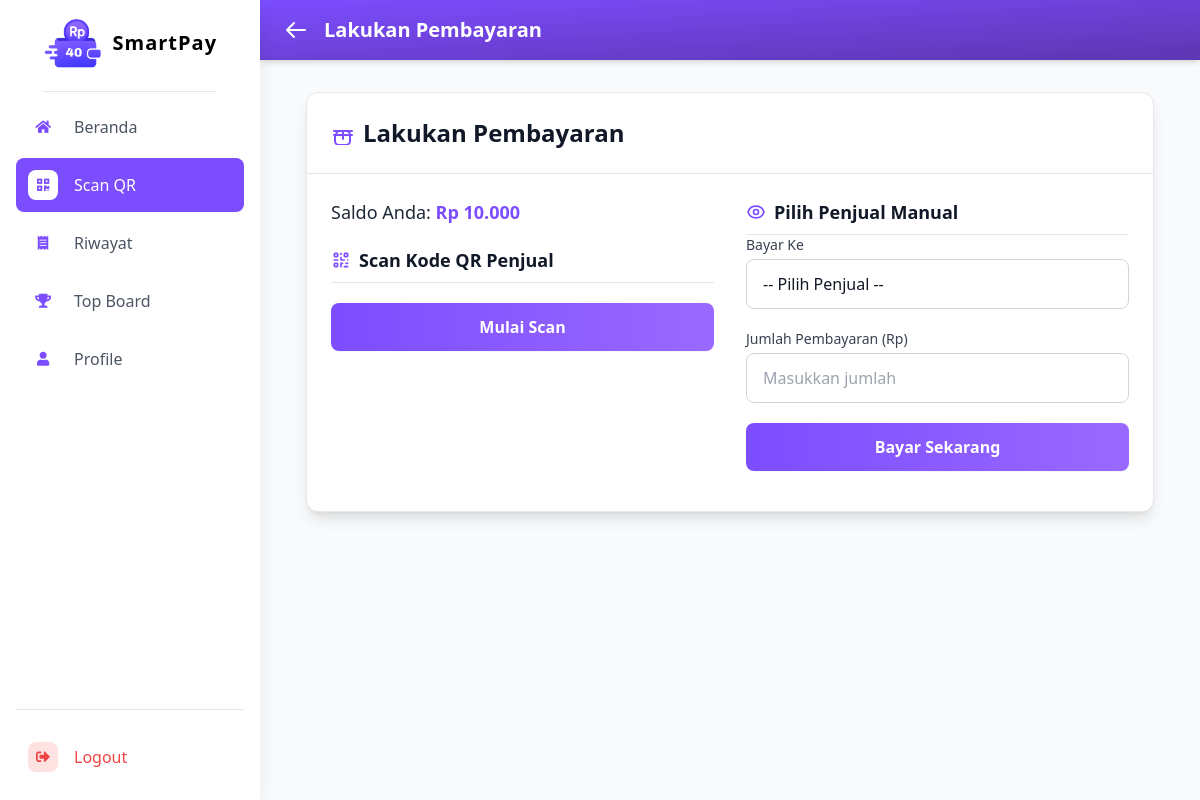
The page /pay_vendor (signed in) on the database as committed earlier.
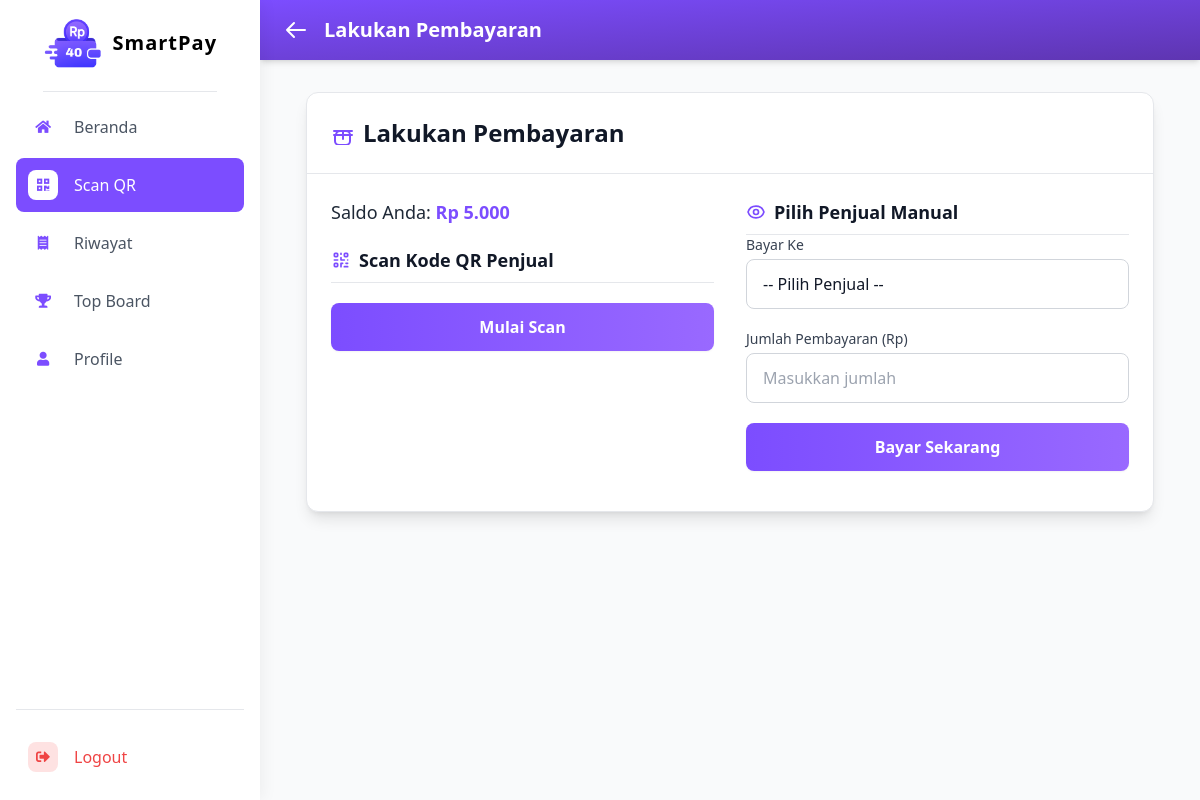
The same page on the database as committed later.
### app.py (models this page shows, shortened)
class User(db.Model, UserMixin):
    id = db.Column(db.Integer, primary_key=True)
    username = db.Column(db.String(80), unique=True, nullable=False)
    password_hash = db.Column(db.String(128), nullable=False)
    role = db.Column(db.String(10), nullable=False)
    balance = db.Column(db.Float, nullable=False, default=0.0)
    profile_pic_filename = db.Column(db.String(100), nullable=True, default=None)
    kelas = db.Column(db.String(5), nullable=True)
    jurusan = db.Column(db.String(10), nullable=True)
    plain_password = db.Column(db.String(128))
    is_active = db.Column(db.Boolean, nullable=False, default=True)
    active_border_id = db.Column(db.Integer, db.ForeignKey('border.id'), nullable=True)
    active_border = db.relationship('Border', backref=db.backref('users', lazy=True))
    pin_transfer = db.Column(db.String(6), nullable=True)
    credential_id = db.Column(db.String(255), nullable=True)  # Untuk WebAuthn
    webauthn_enabled = db.Column(db.Boolean, default=False)   # Status fitur WebAuthn
    email = db.Column(db.String(255), nullable=True)
    email_verified = db.Column(db.Boolean, default=False)

### app.py (the view, shortened to what this page needs)
@app.route('/pay_vendor', methods=['GET', 'POST'])
@login_required
def pay_vendor():
    if current_user.role != 'siswa':
        logger.warning(
            f"Unauthorized access to /pay_vendor by user {current_user.username}, role: {current_user.role}")
        flash("Hanya siswa yang dapat mengakses halaman pembayaran.", "danger")
        return redirect(url_for('dashboard'))
    ok, msg = ensure_app_unlocked()
    if not ok:
        flash(msg, 'warning')
        return redirect(url_for('dashboard'))
    vendors = User.query.filter_by(
        role='penjual', is_active=True).order_by(User.username).all()
    logger.debug(
        f"Rendering /siswa/pay_vendor.html with {len(vendors)} vendors")
    return render_template('/siswa/pay_vendor.html', vendors=vendors, active_page='pay_vendor')

### app.py (called while the page is built)
def format_rupiah(value):
    try:
        val = float(value)
        if abs(val - round(val)) < 0.0001:
            formatted_value = f"{round(val):,}".replace(",", ".")
        else:
            us_formatted = "{:,.2f}".format(val)
            id_formatted = us_formatted.replace(",", "TEMP_SEP").replace(
                ".", ",").replace("TEMP_SEP", ".")
            formatted_value = id_formatted
        return "Rp " + formatted_value
    except (ValueError, TypeError, OverflowError):
        return "Rp -"  # Tampilkan strip atau format default lain

@login_manager.user_loader
def load_user(user_id):
    return User.query.get(int(user_id))

def get_app_config():
    cfg = AppConfig.query.first()
    if not cfg:
        cfg = AppConfig(app_locked=False, lock_message='Belum jam istirahat')
        db.session.add(cfg)
        db.session.commit()
    return cfg

@app.context_processor
def inject_app_lock():
    cfg = None
    try:
        cfg = get_app_config()
    except Exception:
        cfg = None
    return {
        'app_locked': cfg.app_locked if cfg else False,
        'app_lock_message': cfg.lock_message if cfg else 'Layanan terkunci'
    }

### templates/siswa/pay_vendor.html (shortened to what this page needs)
{% extends 'base_siswa.html' %}
{% block content %}
<div class="min-h-screen bg-gray-50 text-gray-900">
  <header class="bg-gradient-to-br from-[#7c4dff] to-[#5e35b1] text-white sticky top-0 z-50 shadow-md">
    <div class="container mx-auto px-6 py-4 flex items-center">
      <a href="{{ url_for('dashboard') }}" class="text-white text-2xl mr-4 hover:scale-105 transition-transform" title="Kembali ke Dashboard">
        <svg class="w-6 h-6" fill="none" stroke="currentColor" viewBox="0 0 24 24">
          <path stroke-linecap="round" stroke-linejoin="round" stroke-width="2" d="M10 19l-7-7m0 0l7-7m-7 7h18" />
        </svg>
      </a>
      <h1 class="text-xl font-semibold">Lakukan Pembayaran</h1>
    </div>
  </header>
  <main class="container mx-auto px-6 py-8 max-w-4xl">
    <div class="bg-white rounded-xl shadow-lg border border-gray-200 overflow-hidden transition-transform hover:-translate-y-1 duration-300">
      <div class="p-6 border-b border-gray-200">
        <h2 class="text-2xl font-bold text-gray-900 flex items-center">
          <svg class="w-6 h-6 mr-2 text-[#7c4dff]" fill="none" stroke="currentColor" viewBox="0 0 24 24">
            <path stroke-linecap="round" stroke-linejoin="round" stroke-width="2" d="M3 10h18M3 14h18m-9-4v8m-7-4a4 4 0 014-4h6a4 4 0 014 4v6a4 4 0 01-4 4H8a4 4 0 01-4-4v-6z" />
          </svg>
          Lakukan Pembayaran
        </h2>
      </div>
      <div class="p-6 grid md:grid-cols-2 gap-8">
        <div class="space-y-5">
          <div class="text-lg font-medium text-gray-800">
            Saldo Anda: <span class="font-bold text-[#7c4dff]">{{ current_user.balance|rupiah }}</span>
          </div>
          <h3 class="text-lg font-semibold text-gray-900 border-b border-gray-200 pb-2 flex items-center">
            Scan Kode QR Penjual
          </h3>
          <button id="start-scan-btn" type="button"
                  class="w-full py-3 bg-gradient-to-r from-[#7c4dff] to-[#9969ff] text-white font-semibold rounded-lg shadow-sm hover:from-[#6a3de8] hover:to-[#7c4dff] transition-all focus:outline-none focus:ring-2 focus:ring-[#7c4dff]/50">
            Mulai Scan
          </button>
          <div id="qr-scan-result" class="mt-4 text-sm text-center text-gray-600 min-h-6"></div>
        </div>
        <div class="payment-form">
          <h3 class="text-lg font-semibold text-gray-900 border-b border-gray-200 pb-2 flex items-center">
            Pilih Penjual Manual
          </h3>
          <form method="POST" action="{{ url_for('pay_vendor') }}">
            <div class="mb-5">
              <label for="vendor_id" class="block text-sm font-medium text-gray-700 mb-1">Bayar Ke</label>
              <select name="vendor_id" id="vendor_id" required
                      class="w-full px-4 py-3 border border-gray-300 rounded-lg bg-white text-gray-900 focus:ring-2 focus:ring-[#7c4dff] focus:border-[#7c4dff] appearance-none">
                <option value="" disabled selected>-- Pilih Penjual --</option>
              </select>
            </div>
            <div class="mb-5">
              <label for="amount" class="block text-sm font-medium text-gray-700 mb-1">Jumlah Pembayaran (Rp)</label>
              <input type="number" name="amount" id="amount" min="100" step="any" required placeholder="Masukkan jumlah"
                     class="w-full px-4 py-3 border border-gray-300 rounded-lg bg-white text-gray-900 focus:ring-2 focus:ring-[#7c4dff] focus:border-[#7c4dff]" />
            </div>
            <button type="submit"
                    class="w-full py-3 bg-gradient-to-r from-[#7c4dff] to-[#9969ff] text-white font-semibold rounded-lg shadow-sm hover:from-[#6a3de8] hover:to-[#7c4dff] transition-all focus:outline-none focus:ring-2 focus:ring-[#7c4dff]/50">
              Bayar Sekarang
            </button>
          </form>
        </div>
      </div>
    </div>
  </main>
</div>
{% endblock %}

Rows that differ between the two databases and show on the page:
changed User: balance|rupiah "Rp 10.000" → "Rp 5.000"
